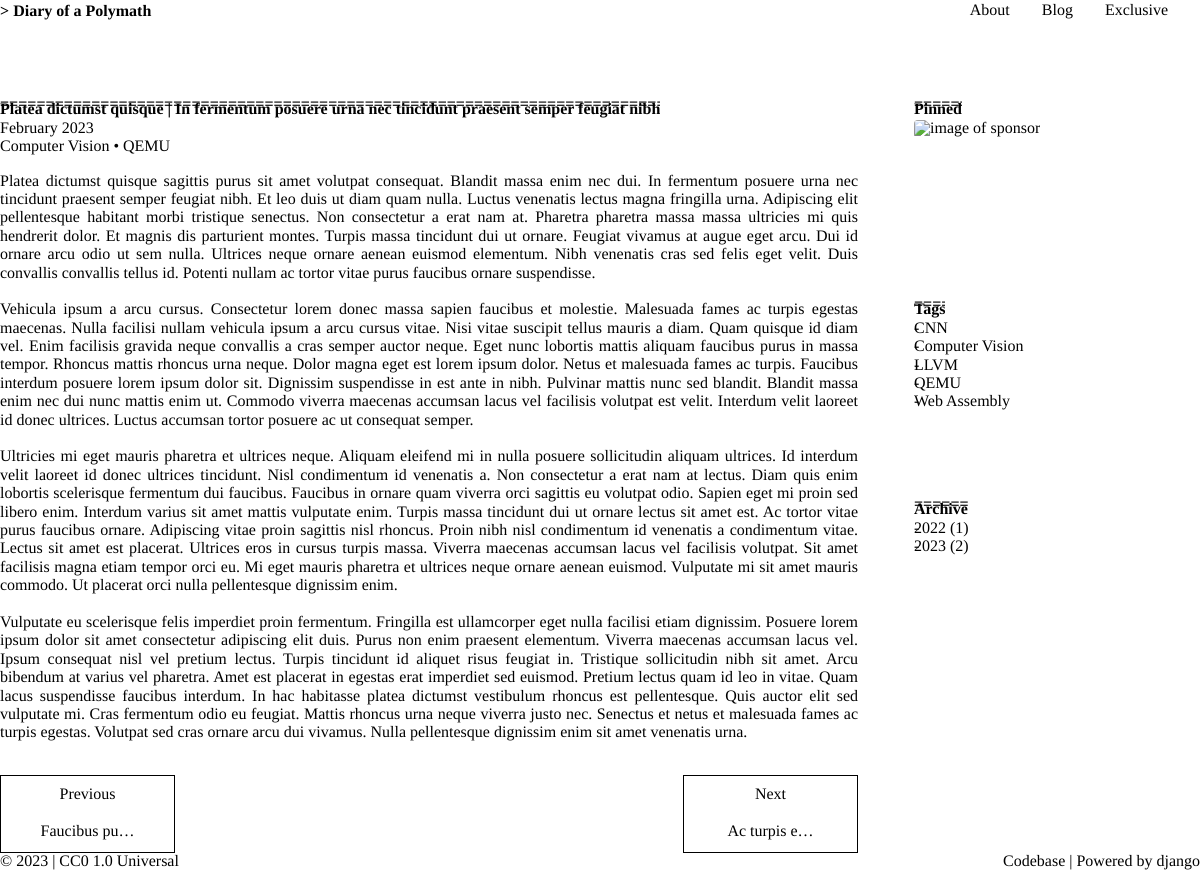
The app's page /blog/platea-dictumst-quisque/ with its own data.
### blog/models.py (models this page shows, shortened)
class Post(models.Model):
    class Meta:
        ordering = ["-published_on"]
    author = models.ForeignKey(Author, on_delete=models.PROTECT)
    tags = models.ManyToManyField(Tag, blank=True)
    title = models.CharField(max_length=255, unique=True)
    subtitle = models.CharField(max_length=255, blank=True)
    meta_description = models.CharField(max_length=150, blank=True)
    slug = models.SlugField(max_length=255, unique=True)
    created_on = models.DateTimeField(auto_now_add=True)
    modified_on = models.DateTimeField(auto_now=True)
    published_on = models.DateTimeField(blank=True, null=True)
    published = models.BooleanField(default=False)
    abstract = models.TextField()
    body = models.TextField()

class Tag(models.Model):
    class Meta:
        ordering = ["name"]
    name = models.CharField(max_length=50, unique=True)

### blog/views.py (the view)
# urls.py: path("<slug:slug>/", views.post, name="post"),
def post(request, slug):
    posts = Post.objects.all()
    matched_post = posts.get(slug=slug)
    archives = Counter()
    for post in posts:
        archives[post.published_on.year] += 1
    payload = dict(
        post=matched_post,
        archives=sorted(archives.items(), key=itemgetter(0)),
        tags=Tag.objects.all(),
        prev=posts[max((*posts,).index(matched_post), 1) - 1],
        next=posts[min((*posts,).index(matched_post) + 1, len(posts) - 1)],
    )
    return render(request, "blog/post.html", payload)

### blog/templates/blog/post.html (shortened to what this page needs)
{% extends "base/base.html" %}
{% block content %}
  <div>
    <h1>
      <span>{{ post.title }}</span>
      <span style="color: var(--secondary-color);"> | </span>
      <span style="color: var(--secondary-color);">{{ post.subtitle }}</span> </h1>
    <p style="color: var(--secondary-color);">{{ post.published_on|date:"F Y" }}</p>
    {% for tag in post.tags.all %}
      <a href="{% url 'blog:tag' tag.name|slugify %}">{{ tag.name }}</a>
      {% if not forloop.last %} • {% endif %}
    {% endfor %}
    <div style="margin-top: 1em; text-align: justify;">{{post.body}}</div>
    <div style="display:flex; flex-wrap: wrap; margin-top: 2em;">
      <span>
        {% if post.title != prev.title %}
          <a class="no-hover-bg btn btn-default btn-ghost" style="text-align: center; width: 175px;" href="{% url 'blog:post' prev.slug %}">
            Previous
            </br><br/>
            {{prev.title|truncatechars:12}}
          </a>
        {% endif %}
      </span>
      <span style="flex: 1; padding: 1em 0;"></span>
      <span>
        {% if post.title != next.title %}
          <a class="no-hover-bg btn btn-default btn-ghost" style="text-align: center; width: 175px;" href="{% url 'blog:post' next.slug %}">
              Next
              <br/><br/>
              {{next.title|truncatechars:12}}
          </a>
        {% endif %}
      </span>
    </div>
  </div>
{% endblock %}

### base/templates/base/base.html (shortened to what this page needs)
{% load static %}
{% with base_route_var=request.resolver_match.route %}
<!DOCTYPE html>
<html lang="en">
  <head>
    <link rel="stylesheet" href="{% static 'base/css/normalize.css' %}" />
    <link rel="stylesheet" href="{% static 'base/css/theme.css' %}" />
    <link rel="stylesheet" href="{% static 'base/css/terminal.css' %}" />
  </head>
  <body class="terminal container container-fluid">
    <section>
      <div class="terminal-nav">
        <div class="terminal-logo">
          <div class="logo terminal-prompt"><a href="{% url 'about:index' %}" class="no-style">Diary of a Polymath</a></div>
        </div>
        <nav class="terminal-menu">
          <ul>
            <li><a class="{% if 'about/' in base_route_var %} active {% endif %}" href="{% url 'about:index' %}">About</a></li>
            <li><a class="{% if 'blog/' in base_route_var %} active {% endif %}" href="{% url 'blog:index' %}">Blog</a></li>
            <li><a class="{% if 'exclusive/' in base_route_var %} active {% endif %}" href="{% url 'exclusive:index' %}">Exclusive</a></li>
          </ul>
        </nav>
      </div>
    </section>
    <section class="components-grid {% if 'blog/' in base_route_var %} show-aside {% endif %}" style="margin-top: 5em;">
      <main>
        {% autoescape off %}
        {% block content %}{% endblock %}
        {% endautoescape %}
      </main>
      <aside>
        <div>
          <h1>Pinned</h1>
          <img style="border-radius: 0.25em;" width="205px" height="auto" alt="image of sponsor" src="">
        </div>
        <div>
          <h1>Tags</h1>
          <ul>
            {% for tag in tags %}
              <li><a href="{% url 'blog:tag' tag.name|slugify %}">{{ tag.name }}</a></li>
            {% endfor%}
          </ul>
        </div>
        <div>
          <h1>Archive</h1>
          <ul>
            {% for archive in archives %}
              <li><a href="{% url 'blog:archive' archive.0 %}">{{ archive.0 }} ({{ archive.1 }})</a></li>
            {% endfor%}
          </ul>
        </div>
      </aside>
    </section>
    <section>
      <div style="display:flex; flex-wrap: wrap;">
        <span>
          © {% now "Y" %} |
          <a href="https://creativecommons.org/publicdomain/zero/1.0/" target="_blank" rel="noopener noreferrer"> CC0 1.0 Universal</a>
        </span>
        <span style="flex: 1; padding: 1em 0;"></span>
        <span>
          <a href="https://github.com/nanacnote/diaryofapolymath" target="_blank" rel="noopener noreferrer">Codebase</a> |
          Powered by <a href="https://www.djangoproject.com/" target="_blank" rel="noopener noreferrer">django</a>
        </span>
      </div>
    </section>
  </body>
</html>
{% endwith %}

### base/static/base/css/terminal.css (style rules this page uses)
* { box-sizing: border-box; text-rendering: geometricPrecision; }
body { position: relative; font-size: var(--global-font-size); color: var(--font-color); line-height: var(--global-line-height); margin: 0; font-family: var(--font-stack); word-wrap: break-word; background-color: var(--background-color); }
.logo, h1, h2, h3, h4, h5, h6 { line-height: var(--global-line-height); }
a { cursor: pointer; color: var(--primary-color); text-decoration: none; }
.logo, blockquote, code, footer, h1, h2, h3, h4, h5, h6, header, li, ol, p, section, ul { float: none; margin: 0; padding: 0; }
.logo, blockquote, h1, ol, p, ul { margin-top: calc(var(--global-space) * 2); margin-bottom: calc(var(--global-space) * 2); }
.logo, h1 { position: relative; display: inline-block; display: table-cell; padding: calc(var(--global-space) * 2) 0 calc(var(--global-space) * 2); margin: 0; overflow: hidden; font-weight: 600; }
h1::after { content: "===================================================================================================="; position: absolute; bottom: 5px; left: 0; display: var(--display-h1-decoration); }
.logo + *, h1 + * { margin-top: 0; }
.terminal .logo, .terminal blockquote, .terminal code, .terminal h1, .terminal h2, .terminal h3, .terminal h4, .terminal h5, .terminal h6, .terminal strong { font-size: var(--global-font-size); font-style: normal; font-family: var(--font-stack); color: var(--font-color); }
.terminal-prompt { position: relative; white-space: nowrap; }
.terminal-prompt::before { content: "> "; }
.terminal-prompt::after { content: ""; -webkit-animation: cursor 0.8s infinite; animation: cursor 0.8s infinite; background: var(--primary-color); border-radius: 0; display: inline-block; height: 1em; margin-left: 0.2em; width: 3px; bottom: -2px; position: relative; }
li, li > ul > li { position: relative; display: block; padding-left: calc(var(--global-space) * 2); }
nav > ul > li { padding-left: 0; }
li::after { position: absolute; top: 0; left: 0; }
ul > li::after { content: "-"; }
nav ul > li::after { content: ""; }
.terminal-menu li::after, .terminal-menu li::before { display: none; }
.terminal-menu { width: 100%; }
.terminal-nav { display: flex; flex-direction: column; align-items: flex-start; }
.terminal-menu ul { list-style-type: none; padding: 0 !important; display: flex; flex-direction: column; width: 100%; flex-grow: 1; font-size: var(--global-font-size); margin-top: 0; }
.terminal-menu li { display: flex; margin: 0 0 0.5em 0; padding: 0; }
.terminal-menu li a:not(.btn) { text-decoration: none; display: block; width: 100%; border: none; color: var(--secondary-color); }
.terminal-menu li a.active { color: var(--font-color); }
p { margin: 0 0 var(--global-line-height); color: var(--global-font-color); }
.container { max-width: var(--page-width); }
.container, .container-fluid { margin: 0 auto; padding: 0 calc(var(--global-space) * 2); }
.btn { border-style: solid; border-width: 1px; display: inline-flex; align-items: center; justify-content: center; cursor: pointer; outline: 0; padding: 0.65em 2em; font-size: 1em; font-family: inherit; -webkit-user-select: none; -moz-user-select: none; -ms-user-select: none; user-select: none; position: relative; z-index: 1; }
.btn.btn-ghost { border-color: var(--font-color); color: var(--font-color); background-color: transparent; }
.btn-default { background-color: var(--font-color); border-color: var(--invert-font-color); color: var(--invert-font-color); }
@media only screen and (min-width: 30em) { .terminal-nav { flex-direction: row; align-items: center; } }
@media only screen and (min-width: 30em) { .terminal-menu ul { flex-direction: row; justify-items: flex-end; align-items: center; justify-content: flex-end; margin-top: calc(var(--global-space) * 2); } }
@media only screen and (min-width: 30em) { .terminal-menu li { margin: 0; margin-right: 2em; } }
.components-grid { display: grid; grid-column-gap: 3.5em; grid-template-columns: auto; grid-template-rows: auto; }
@media only screen and (min-width: 40em) { .components-grid.show-aside { grid-template-columns: 9fr 3fr; } }
.components-grid aside { display: none; }
.components-grid.show-aside aside { display: flex; flex-wrap: wrap; flex-direction: column; }
.components-grid.show-aside aside div { min-height: 10em; }
.components-grid.show-aside aside div:nth-child(n + 2) { margin-top: 2.5em; }

### records on screen
Post: title "Platea dictumst quisque", subtitle "In fermentum posuere urna nec tincidunt praesent semper feugiat nibh", published_on "February 2023", body "Platea dictumst quisque sagittis purus sit amet volutpat consequat. Blandit massa enim nec dui. In fermentum posuere urna nec tincidunt praesent semper feugiat nibh. Et leo duis ut diam quam nulla. Luctus venenatis lectus magna fringilla urna. Adipiscing elit pellentesque habitant morbi tristique senectus. Non consectetur a erat nam at. Pharetra pharetra massa massa ultricies mi quis hendrerit dolor. Et magnis dis parturient montes. Turpis massa tincidunt dui ut ornare. Feugiat vivamus at augue eget arcu. Dui id ornare arcu odio ut sem nulla. Ultrices neque ornare aenean euismod elementum. Nibh venenatis cras sed felis eget velit. Duis convallis convallis tellus id. Potenti nullam ac tortor…"
Tag: name "Computer Vision"
Tag: name "QEMU"
Post: title "Faucibus pu…"
Post: title "Ac turpis e…"
Tag: name "CNN"
Tag: name "LLVM"
Tag: name "Web Assembly"

### other values on screen
{{ archive.0 }} "2022" "2023"
{{ archive.1 }} "1" "2"
